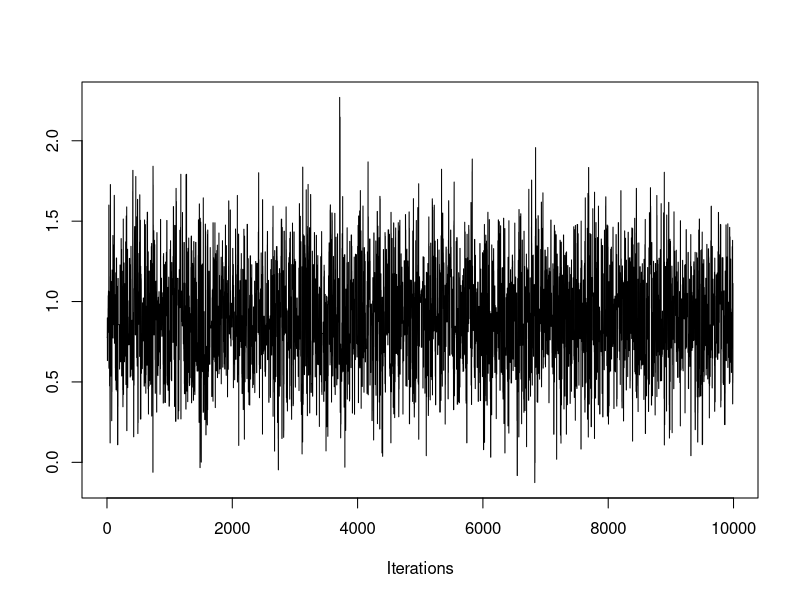
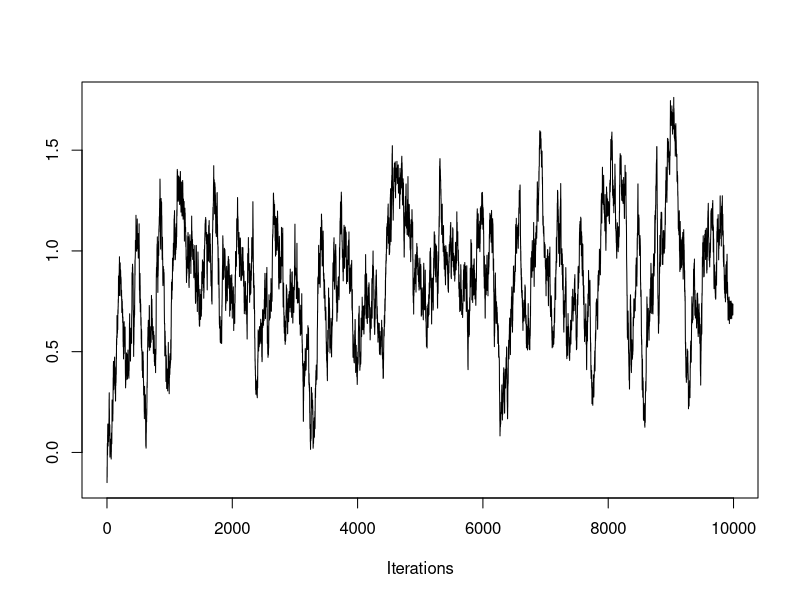
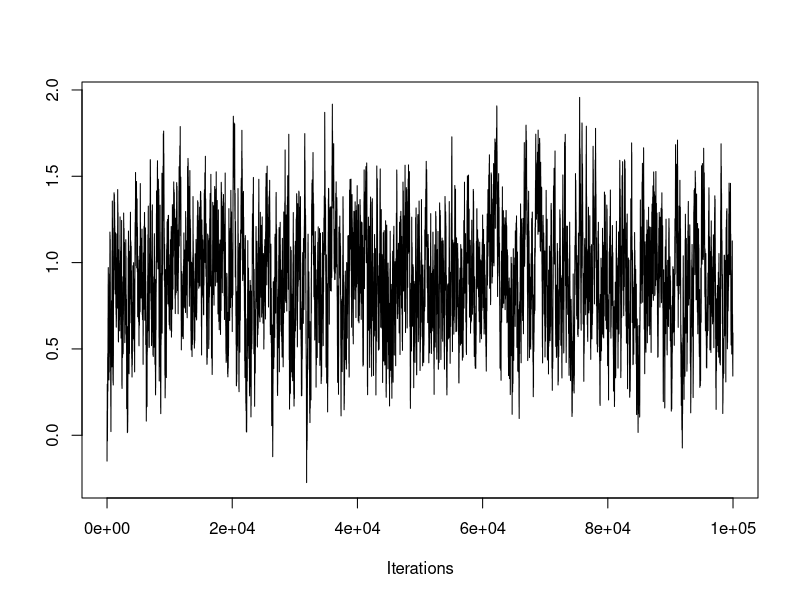
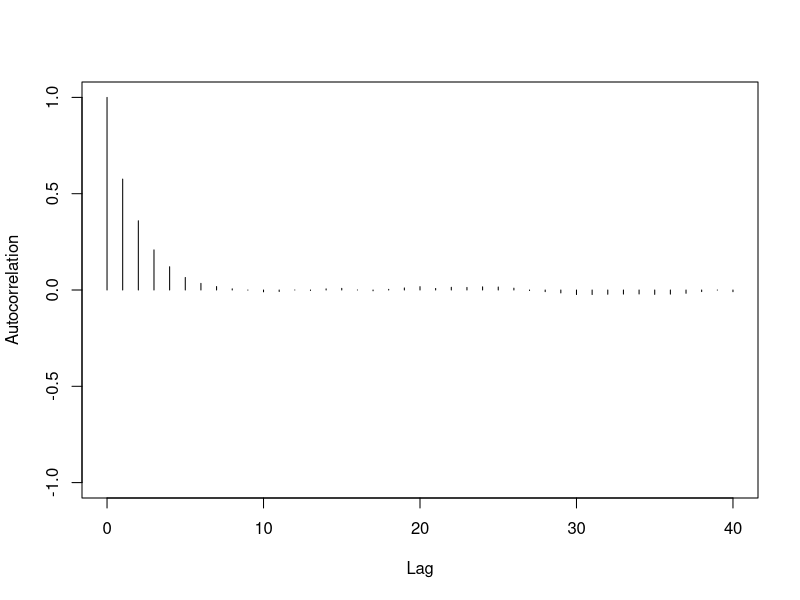
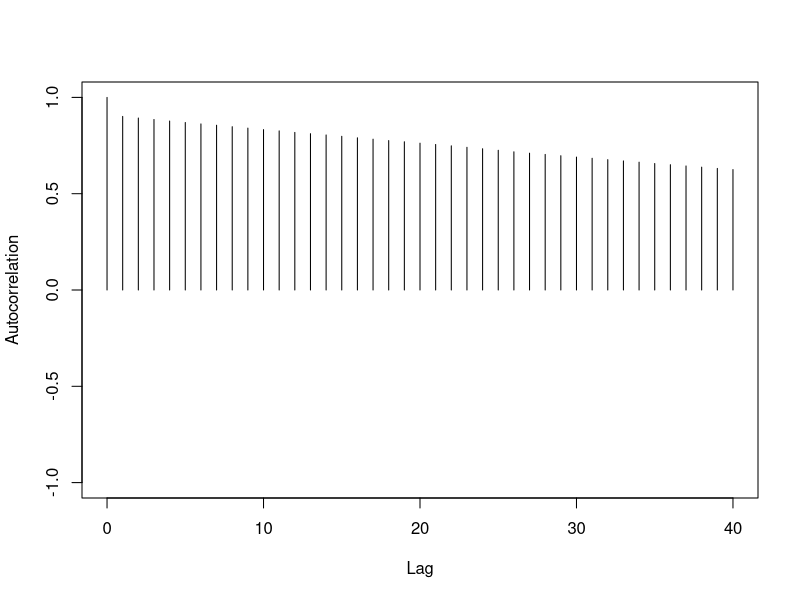
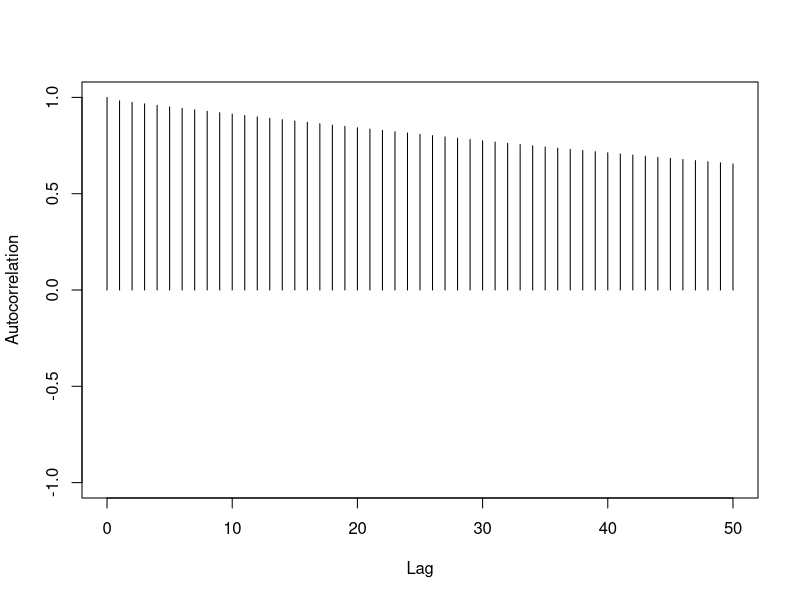
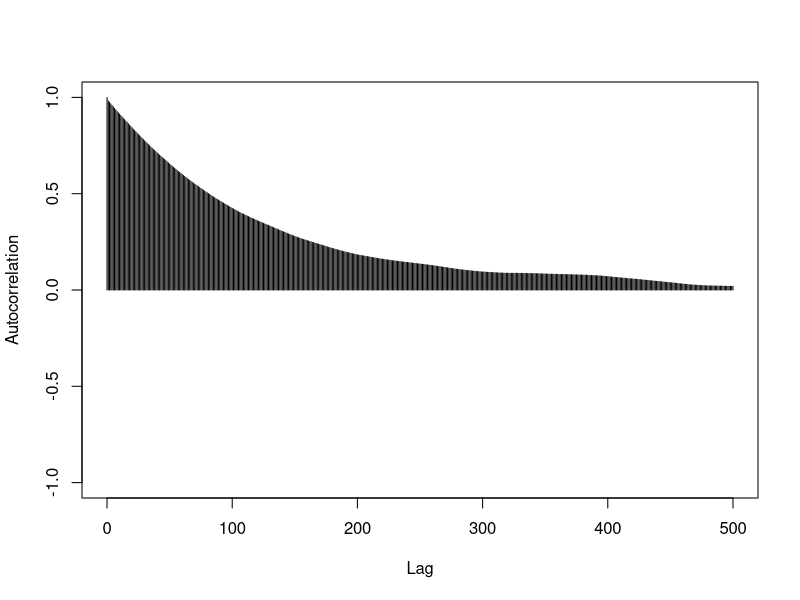
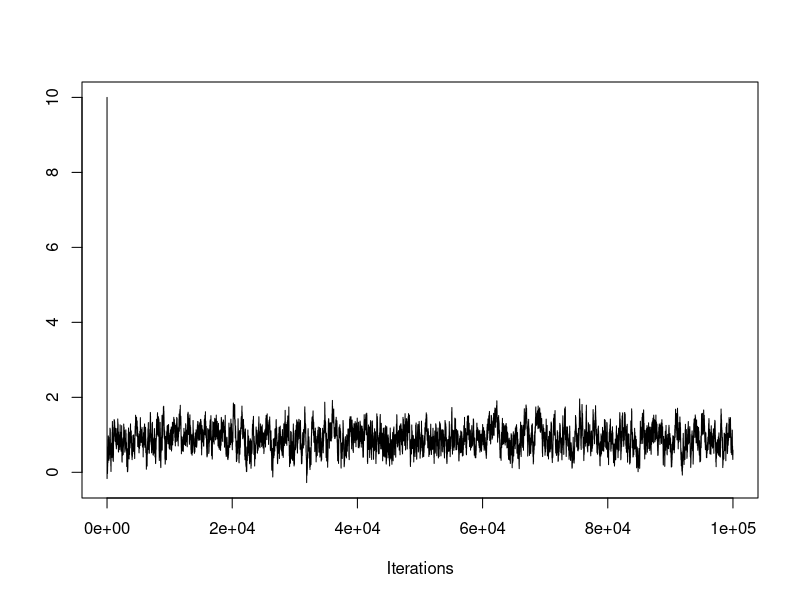

Write the R code that produced these figures, in order.
## ---- chunk 1
library(coda)
lg=function(mu, n, ybar)
{ mu2=mu^2
n*(ybar*mu-mu2/2)-log(1+mu2)}

mu_now=10
cand_sd=5
y=c(1.2,1.4,-0.5,0.3,0.9,2.3,1.0,0.1,1.3,1.9)
ybar=mean(y)

n=length(y)
mu_storage<-c()
mu_storage<-c(mu_storage,mu_now)
acceptance_count=0

mh<-function(mu_now,m,type_MH,cand_sd)
{
  
  for (i in 1:m)
  {
    if (type_MH=="randomwalk")  # random walk, as mean is updated with mu_now
    {
      mu_cand = rnorm(n=1, mean=mu_now, sd=cand_sd)
    }
    else
    {
      if(type_MH=="independent")  # independent, as mean is fixed
      {mu_cand = rnorm(n=1, mean=3, sd=cand_sd)}
      else
      {print("woring type of MH")
        break
      }
    }
    
    lg_alpha=lg(mu_cand,n=n,ybar = ybar)-lg(mu_now,n=n,ybar=ybar)
    alpha=exp(lg_alpha)
    if(alpha>1)
    {mu_now=mu_cand
     acceptance_count=acceptance_count+1}
    else
    {random_p=runif(1)
    if(alpha>random_p)
    {mu_now=mu_cand
    acceptance_count=acceptance_count+1}
    else
    {mu_now=mu_now}
    }
    mu_storage<-c(mu_storage,mu_now)
  }
  #return the following
  list(mu=mu_storage,accpt=acceptance_count/m)
}

set.seed(61)
post0 = mh(mu_now=0.0, m=10e3,type_MH="randomwalk",cand_sd=0.9)
coda::traceplot(as.mcmc(post0$mu[-c(1:10)]))
post0$accpt

set.seed(61)
post1 = mh(mu_now=0.0, m=10e3,type_MH="randomwalk",cand_sd=0.04)
coda::traceplot(as.mcmc(post1$mu[-c(1:10)]))
post1$accpt

set.seed(61)
post2 = mh(mu_now=0.0, m=100e3,type_MH="randomwalk",cand_sd=0.04)
coda::traceplot(as.mcmc(post2$mu[-c(1:10)]))
post2$accpt

coda::autocorr.plot(as.mcmc(post0$mu))
coda::autocorr.diag(as.mcmc(post0$mu))

coda::autocorr.plot(as.mcmc(post1$mu))
coda::autocorr.diag(as.mcmc(post1$mu))

coda::autocorr.plot(as.mcmc(post2$mu))
coda::autocorr.diag(as.mcmc(post2$mu))
## ---- chunk 2
str(post2) # contains 100,000 iterations

coda::effectiveSize(as.mcmc(post2$mu)) 

# thin out the samples until autocorrelation is essentially 0. 
# This will leave you with approximately independent samples. 
# The number of samples remaining is similar to the effective sample size.
coda::autocorr.plot(as.mcmc(post2$mu), lag.max=500)

thin_interval = 400 # how far apart the iterations are for autocorrelation to be essentially 0.
thin_indx = seq(from=thin_interval, to=length(post2$mu), by=thin_interval)
head(thin_indx)

post2mu_thin = post2$mu[thin_indx]
traceplot(as.mcmc(post2$mu))

traceplot(as.mcmc(post2mu_thin))

coda::autocorr.plot(as.mcmc(post2mu_thin), lag.max=10)

effectiveSize(as.mcmc(post2mu_thin))

length(post2mu_thin)

str(post0) # contains 10,000 iterations
coda::effectiveSize(as.mcmc(post0$mu)) # effective sample size of ~2,500
## ---- chunk 3
nburn = 1000 # remember to discard early iterations
post0$mu_keep = post0$mu[-c(1:1000)]
summary(as.mcmc(post0$mu_keep))

mean(post0$mu_keep > 1.0) # posterior probability that mu  > 1.0
